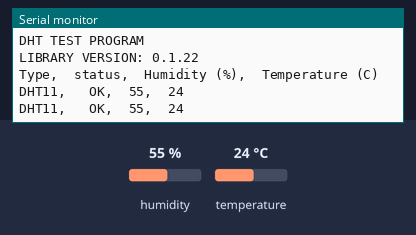
Recording of a sketch running on a simulated Arduino Uno, built with avr-gcc and run on an emulated ATmega328P. Parts: the last lines printed to the serial monitor. Wiring (inferred from the names in the program): DHT11 sensor: data pin 5. The inputs (shaded band) are chosen by the test bench; at power-on: humidity 55 %, temperature 24 °C.

Above: at 2.8 s.
2.9 s: humidity set to 22 %
At 5.3 s:
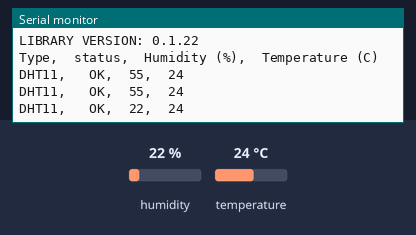
5.6 s: temperature set to 12 °C
At 6.6 s:
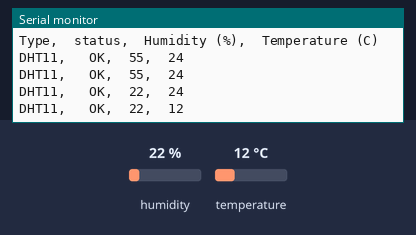
8.3 s: humidity set to 40 %
At 11.5 s:
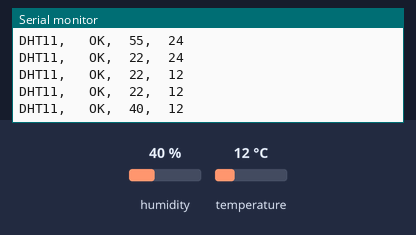
Timing chart, 0 to 13.0 s (numbered marks = the images above; inputs shaded):
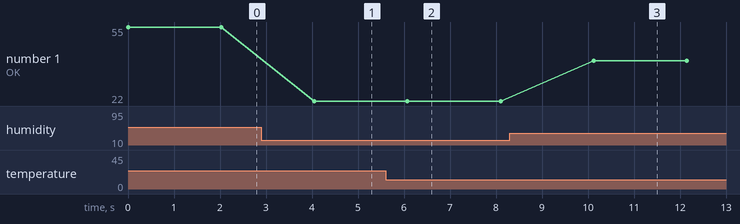

Measured:
- after the input at 2.9 s, the serial monitor: prints a new line after 1.2 s (image 1)
- after the input at 5.6 s, the serial monitor: prints a new line after 0.48 s (image 2)
- after the input at 8.3 s, the serial monitor: prints a new line after 1.8 s (image 3)
- plotted number 1: 22 → 40 after the input at 8.3 s

The sketch:

My_DHT_Using_Opp.ino
```cpp
    //
//    FILE: dht.h
//  AUTHOR: Ashutosh Behura & Harsh
// VERSION: 0.1
// PURPOSE: DHT Temperature & Humidity Sensor library for Arduino
//     URL:
//
// HISTORY:
// see MyDHT11.cpp file
//
#include "My_DHT_Using_Opp.h"

dht DHT;

#define DHT11_PIN 5

void setup()
{
  Serial.begin(115200);
  Serial.println("DHT TEST PROGRAM ");
  Serial.print("LIBRARY VERSION: ");
  Serial.println(DHT_LIB_VERSION);
  Serial.println();
  Serial.println("Type,\tstatus,\tHumidity (%),\tTemperature (C)");
}

void loop()
{
  // READ DATA
  Serial.print("DHT11, \t");
  int chk = DHT.read11(DHT11_PIN);
  switch (chk)
  {
    case DHTLIB_OK:
		Serial.print("OK,\t");
		break;
    case DHTLIB_ERROR_CHECKSUM:
		Serial.print("Checksum error,\t");
		break;
    case DHTLIB_ERROR_TIMEOUT:
		Serial.print("Time out error,\t");
		break;
    default:
		Serial.print("Unknown error,\t");
		break;
  }
  // DISPLAY DATA
  Serial.print(DHT.humidity, 1);
  Serial.print(",\t");
  Serial.println(DHT.temperature, 1);

  delay(2000);
}
//
// END OF FILE
//
```

My_DHT_Using_Opp.cpp
```cpp
    //
//    FILE: dht.h
//  AUTHOR: Ashutosh Behura & Harsh
// VERSION: 0.1
// PURPOSE: DHT Temperature & Humidity Sensor library for Arduino
//     URL:
//
// HISTORY:
// see MyDHT11.cpp file
//
#include "My_DHT_Using_Opp.h"


int dht::confirm(int pin, int us, byte level) {
    // wait one more count to ensure.
    int cnt = us / 10 + 1;
    bool ok = false;
    for (int i = 0; i < cnt; i++) {
        if (digitalRead(pin) != level) {
            ok = true;
            break;
        }
        delayMicroseconds(10);
    }
    if (!ok) {
        return -1;
    }
    return 0;
}

byte dht::bits2byte(byte data[8]) {
    byte v = 0;
    for (int i = 0; i < 8; i++) {
        v += data[i] << (7 - i);
    }
    return v;
}

int dht::sample(int pin, byte data[40]) {
    // empty output data.
    memset(data, 0, 40);

    // notify DHT11 to start:
    //    1. PULL LOW 20ms.
    //    2. PULL HIGH 20-40us.
    //    3. SET TO INPUT.
    pinMode(pin, OUTPUT);
    digitalWrite(pin, LOW);
    delay(20);
    digitalWrite(pin, HIGH);
    delayMicroseconds(30);
    pinMode(pin, INPUT);

    // DHT11 starting:
    //    1. PULL LOW 80us
    //    2. PULL HIGH 80us
    if (confirm(pin, 80, LOW)) {
        return DHTLIB_ERROR_TIMEOUT;
    }
    if (confirm(pin, 80, HIGH)) {
        return DHTLIB_ERROR_TIMEOUT;
    }

    // DHT11 data transmite:
    //    1. 1bit start, PULL LOW 50us
    //    2. PULL HIGH 26-28us, bit(0)
    //    3. PULL HIGH 70us, bit(1)
    for (int j = 0; j < 40; j++) {
        if (confirm(pin, 50, LOW)) {
            return DHTLIB_ERROR_TIMEOUT;
        }

        // read a bit, should never call method,
        // for the method call use more than 20us,
        // so it maybe failed to detect the bit0.
        bool ok = false;
        int tick = 0;
        for (int i = 0; i < 8; i++, tick++) {
            if (digitalRead(pin) != HIGH) {
                ok = true;
                break;
            }
            delayMicroseconds(10);
        }
        if (!ok) {
            return DHTLIB_ERROR_TIMEOUT;
        }
        data[j] = (tick > 3? 1:0);
    }

    // DHT11 EOF:
    //    1. PULL LOW 50us.
    if (confirm(pin, 50, LOW)) {
        return DHTLIB_ERROR_TIMEOUT;
    }

    return 0;
}

int dht::parse(byte data[40], byte* ptemperature, byte* phumidity) {
    byte humidity = bits2byte(data);
    byte humidity2 = bits2byte(data + 8);
    byte temperature = bits2byte(data + 16);
    byte temperature2 = bits2byte(data + 24);
    byte check = bits2byte(data + 32);
    byte expect = humidity + humidity2 + temperature + temperature2;
    if (check != expect) {
        return DHTLIB_ERROR_CHECKSUM;
    }
    *ptemperature = temperature;
    *phumidity = humidity;
    return 0;
}

int dht::read(int pin, byte* ptemperature, byte* phumidity, byte pdata[40]) {
    int ret = 0;

    byte data[40] = {0};
    if ((ret = sample(pin, data)) != 0) {
        return ret;
    }

    byte temperature = 0;
    byte humidity = 0;
    if ((ret = parse(data, &temperature, &humidity)) != 0) {
        return ret;
    }

    if (pdata) {
        memcpy(pdata, data, 40);
    }
    if (ptemperature) {
        *ptemperature = temperature;
    }
    if (phumidity) {
        *phumidity = humidity;
    }

    return ret;
}
int dht::read11(uint8_t pin)
{
    // READ VALUES
    temperature = 0;
  	humidity = 0;
    int rv = read(pin, &temperature, &humidity, NULL);
    return rv;
}
```

My_DHT_Using_Opp.h
```cpp
    //
//    FILE: dht.h
//  AUTHOR: Ashutosh Behura & Harsh
// VERSION: 0.1
// PURPOSE: DHT Temperature & Humidity Sensor library for Arduino
//     URL:
//
// HISTORY:
// see MyDHT11.cpp file
//

#ifndef dht_h
#define dht_h

#if ARDUINO < 100
#include <WProgram.h>
#include <pins_arduino.h>  // fix for broken pre 1.0 version - TODO TEST
#else
#include <Arduino.h>
#endif

#define DHT_LIB_VERSION "0.1.22"

#define DHTLIB_OK                   0
#define DHTLIB_ERROR_CHECKSUM       -1
#define DHTLIB_ERROR_TIMEOUT        -2

// max timeout is 100 usec.
// For a 16 Mhz proc 100 usec is 1600 clock cycles
// loops using DHTLIB_TIMEOUT use at least 4 clock cycli
// so 100 us takes max 400 loops
// so by dividing F_CPU by 40000 we "fail" as fast as possible
#ifndef F_CPU
#define DHTLIB_TIMEOUT 1000  // ahould be approx. clock/40000
#else
#define DHTLIB_TIMEOUT (F_CPU/40000)
#endif

class dht
{
public:
    dht() {};
    // return values:
    // DHTLIB_OK
    // DHTLIB_ERROR_CHECKSUM
    // DHTLIB_ERROR_TIMEOUT
    // DHTLIB_ERROR_CONNECT
    // DHTLIB_ERROR_ACK_L
    // DHTLIB_ERROR_ACK_H
    int read11(uint8_t pin);
    byte humidity;
    byte temperature;

private:
    uint8_t bits[5];  // buffer to receive data
    int8_t read(uint8_t pin);
	int confirm(int pin, int us, byte level);
	byte bits2byte(byte data[8]);
	int sample(int pin, byte data[40]);
	int parse(byte data[40], byte* ptemperature, byte* phumidity) ;
	int read(int pin, byte* ptemperature, byte* phumidity, byte pdata[40]) ;

};
#endif
//
// END OF FILE
//
```
